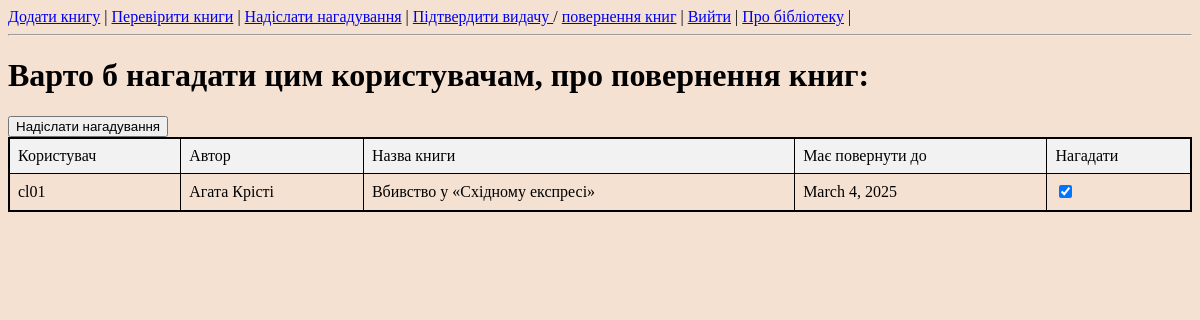
The page /librarian/send_reminder/ (signed in) on the database as committed earlier.
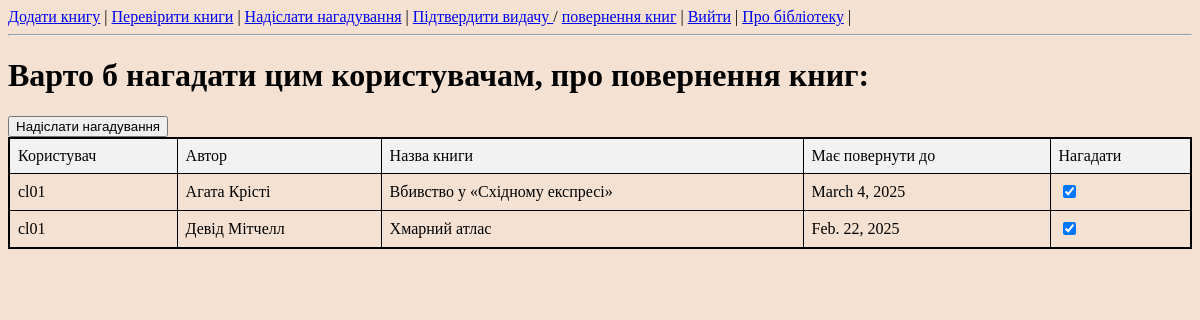
The same page on the database as committed later.
### book/models.py (models this page shows, shortened)
class Borrowed(models.Model):
    user = models.ForeignKey(User, on_delete=models.CASCADE)
    book = models.ForeignKey(Books, on_delete=models.CASCADE)
    from_date = models.DateField()
    to_date = models.DateField()
    status = models.TextField(null=True)  # "reader" or "returned"
    confirmed = models.BooleanField(default=False)
    comments = models.CharField(max_length=500)

class Books(models.Model):
    title = models.CharField(max_length=250)
    author = models.ForeignKey(Authors, on_delete=models.CASCADE)
    genre = models.ForeignKey(Genres, on_delete=models.CASCADE)
    publisher = models.ForeignKey(Publishers, on_delete=models.CASCADE)
    publish_year = models.IntegerField()
    reception_date = models.DateField()
    cover = models.ImageField(upload_to='covers/')
    rating = models.FloatField(default=5)
    quantity = models.IntegerField(default=0)

class Authors(models.Model):
    name = models.CharField(max_length=100)
    bio = models.TextField()
    rating = models.FloatField(default=5)

### librarian/views.py (the view)
# urls.py: path('send_reminder/', views.send_reminder, name='send_reminder_page'),
@login_required(login_url="/")
def send_reminder(request): # надіслати нагадування користувачам
    if request.method == 'GET':
        reminder_date = datetime.date.today() + datetime.timedelta(days=3)
        books_to_remind = Borrowed.objects.filter(to_date__lt=reminder_date).all()
        return render(request, "send_reminder.html", {'books': books_to_remind})
    else:
        reminders_list = request.POST.getlist("send_reminder")
        msg_sent = send_reminders_to_users(request, reminders_list)
        return render(request, "send_reminder_status.html", {'messages': msg_sent})

### templates/send_reminder.html (shortened to what this page needs)
<!DOCTYPE html>
<html lang="en">
<head>
    <link rel="stylesheet" type="text/css" href="/static/styles.css">
</head>
{% include 'menu_lib.html' %}
<body>
    {% if books %}
        <h1>Варто б нагадати цим користувачам, про повернення книг:</h1>
        <form action="/librarian/send_reminder/" method="post">
        <table>
        <thead>  <tr>
            <td> Користувач </td>
            <td> Автор </td>
            <td> Назва книги </td>
            <td> Має повернути до </td>
            <td> Нагадати </td>
                </tr>
        </thead>
        {% for book in books %}
          <tr>
            <td> {{ book.user.username }} </td>
            <td> {{ book.book.author.name }} </td>
            <td> {{ book.book.title }} </td>
            <td> {{ book.to_date }} </td>
            <td> <input type="checkbox" name="send_reminder" value={{ book.id }} checked>
            </td>
          </tr>
        {% endfor %}
        <input type="submit" value="Надіслати нагадування">
        </table>
        </form>
    {% else %}
        <h1>Все гаразд, поки що немає про що хвилюватися!</h1>
    {% endif %}
</body>
</html>

Rows that differ between the two databases and show on the page:
added Borrowed: user.username "cl01", book.author.name "Девід Мітчелл", book "Хмарний атлас", to_date "Feb. 22, 2025"
